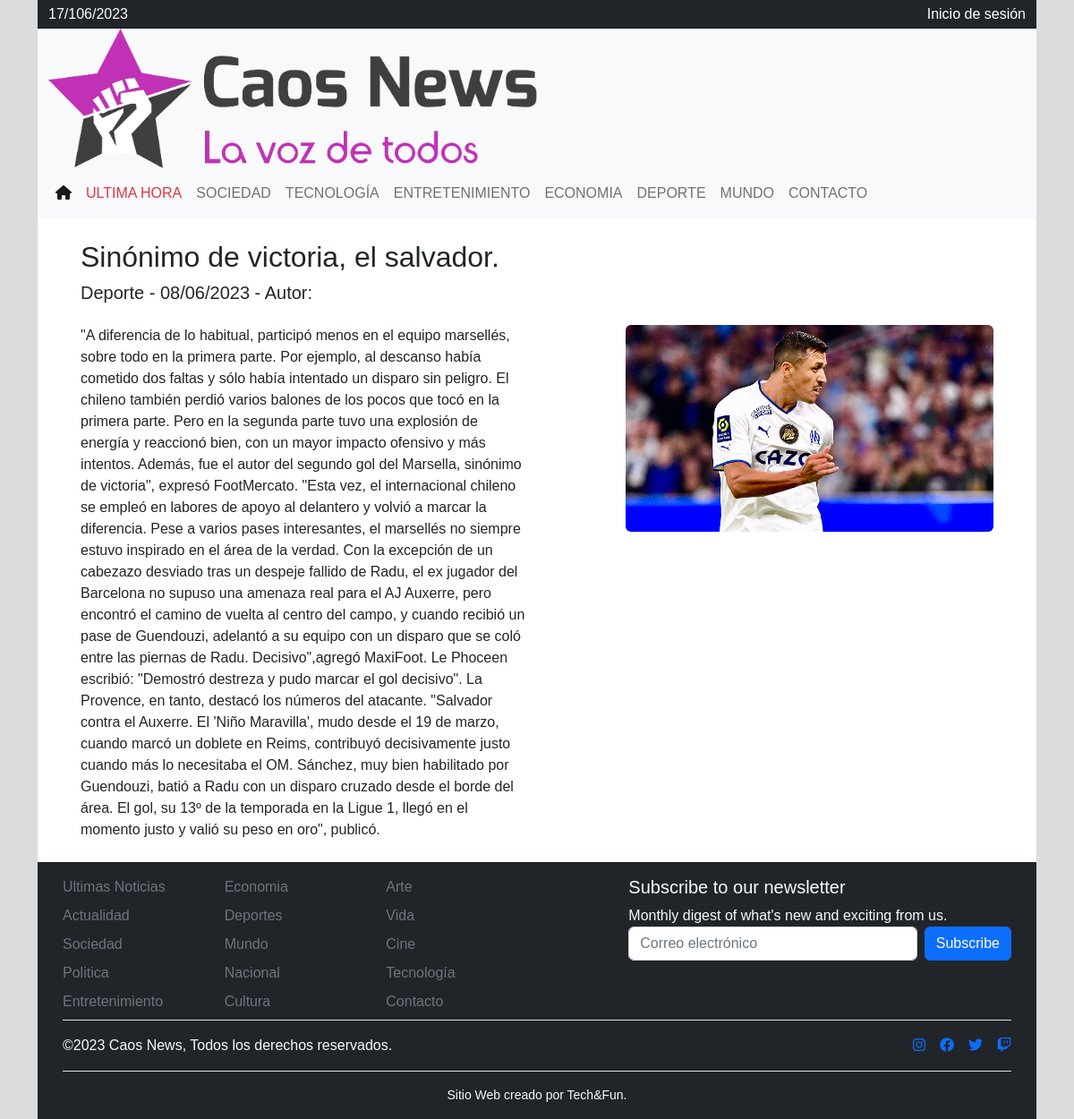
The page /noticia/2/ on the database its author committed.
### CaosNewsApp/models.py (models this page shows, shortened)
class Noticia(models.Model):
    id_noticia  = models.AutoField(db_column='id_noticia', primary_key=True)
    titulo_noticia = models.CharField(max_length=100, blank=False, null=False)
    cuerpo_noticia = models.TextField(blank=False, null=False, default='')
    id_categoria = models.ForeignKey('Categoria',on_delete=models.CASCADE, db_column='id_categoria')
    activo = models.BooleanField(("Activo"), default=True)
    imagen = models.ImageField(upload_to='news', null=True, blank=True)
    fecha_creacion = models.DateTimeField(auto_now_add=True)
    fecha_modificacion = models.DateTimeField(auto_now=True)
    id_usuario = models.ForeignKey(settings.AUTH_USER_MODEL, on_delete=models.CASCADE, db_column='id_usuario')

class Categoria(models.Model):
    id_categoria = models.AutoField(db_column='id_categoria', primary_key=True)
    nombre_categoria = models.CharField(max_length=20, blank=False, null=False)

### CaosNewsApp/views.py (the view)
# urls.py: path('noticia/<int:noticia_id>/', views.mostrar_noticia, name='noticia_detalle'),
def mostrar_noticia(request, noticia_id):
    noticia = get_object_or_404(Noticia, id_noticia=noticia_id)
    return render(request, 'detalle_noticia.html', {'noticia': noticia})

### CaosNewsApp/templates/detalle_noticia.html (shortened to what this page needs)
{% extends './index.html' %}
{% load static %}
{% block body %}
    <main class="p-4 px-5">
        <div class="row">
          <div class="col">
            <h2>{{ noticia.titulo_noticia }}</h2>
          </div>
        </div>
        <div class="row">
          <div class="col">
            <h5> {{ noticia.id_categoria.nombre_categoria }} - {{ noticia.fecha_creacion|date:"d/m/Y" }} - Autor: {{ noticia.id_usuario.first_name }} {{ noticia.id_usuario.last_name }}</h5>
          </div>
        </div>
        <div class="row row-cols-1 row-cols-md-2 g-4 pt-3">
          <div class="col-md-6 h-100">
            <p class="w-100">{{ noticia.cuerpo_noticia }}</p>
          </div>
          <div class="col-md-5 h-100">
            <img src="{{ noticia.imagen.url }}" class="img-fluid rounded" alt="{{ noticia.titulo_noticia }}">
          </div>
        </div>
      </main>
{% endblock %}

### rows shown on the page
Noticia: titulo_noticia "Sinónimo de victoria, el salvador.", id_categoria.nombre_categoria "Deporte", fecha_creacion "08/06/2023", cuerpo_noticia "\"A diferencia de lo habitual, participó menos en el equipo marsellés, sobre todo en la primera parte. Por ejemplo, al descanso había cometido dos faltas y sólo había intentado un disparo sin peligro. El chileno también perdió varios balones de los pocos que tocó en la primera parte. Pero en la segunda parte tuvo una explosión de energía y reaccionó bien, con un mayor impacto ofensivo y más intentos. Además, fue el autor del segundo gol del Marsella, sinónimo de victoria\", expresó FootMercato. \"Esta vez, el internacional chileno se empleó en labores de apoyo al delantero y volvió a marcar la diferencia. Pese a varios pases interesantes, el marsellés no siempre estuvo inspirado en el área de…", imagen (picture)
